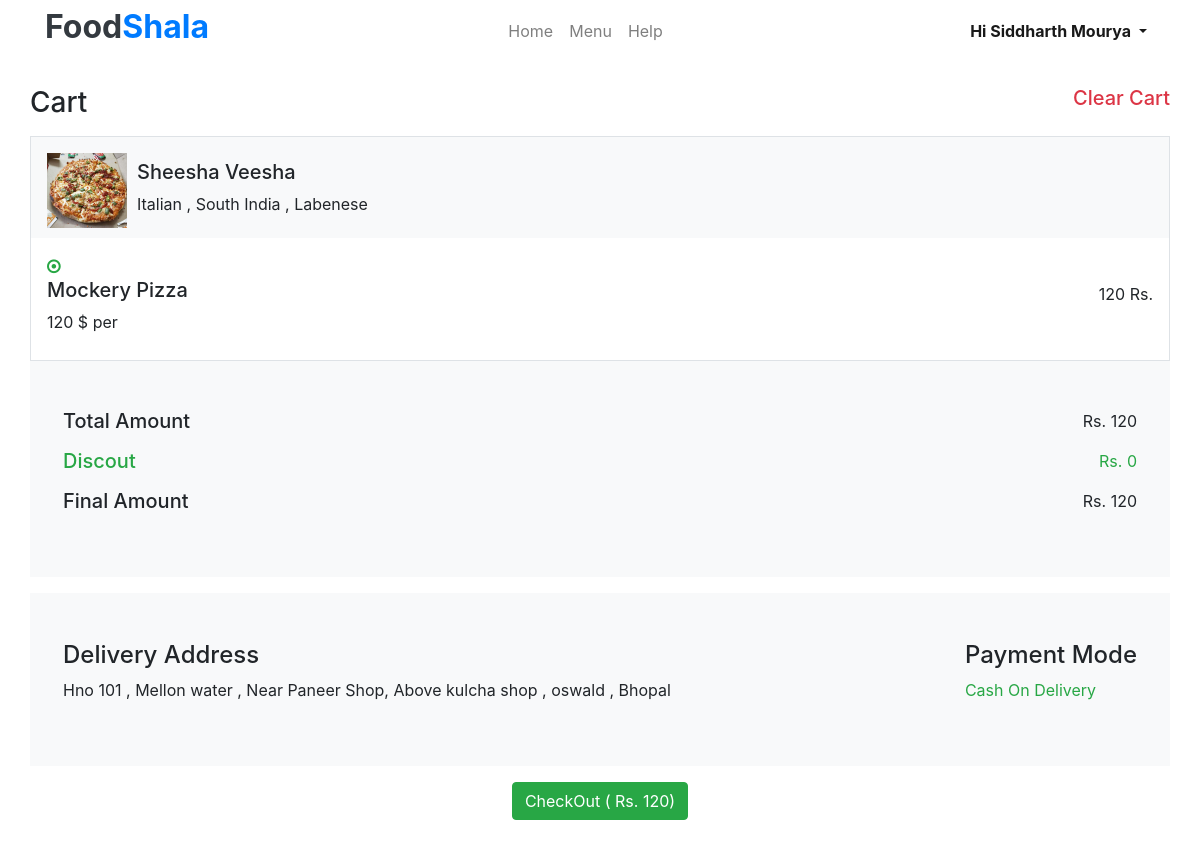
/cart.php?item-no=39&resid=10 (signed in), run on the app's committed database.
### tables this page shows
CREATE TABLE `restaurant` (
  `id` int(10) NOT NULL,
  `resname` text NOT NULL,
  `email` varchar(20) NOT NULL,
  `password` longtext NOT NULL,
  `address` longtext NOT NULL,
  `city` text NOT NULL
);

CREATE TABLE `menu` (
  `id` int(10) NOT NULL,
  `name` varchar(20) NOT NULL,
  `price` int(10) NOT NULL,
  `description` mediumtext NOT NULL,
  `resid` int(10) NOT NULL,
  `veg` text NOT NULL,
  `file` longtext NOT NULL
);

CREATE TABLE `customer` (
  `id` int(10) NOT NULL,
  `name` text NOT NULL,
  `phone` bigint(10) NOT NULL,
  `email` varchar(50) NOT NULL,
  `password` longtext NOT NULL,
  `city` text NOT NULL,
  `Address` varchar(100) NOT NULL,
  `item_id` int(10) NOT NULL,
  `resid` int(11) NOT NULL
);

### cart.php (the view, shortened to what this page needs)
<?php
   if(isset($_SESSION['restaurant']))
   {
        echo "<script> location.href='/foodorder/restaurant-admin.php'; </script>";
   }
   else if(isset($_SESSION['email'])){
?>
<!DOCTYPE html>
<html lang="en">
<head>
    <link rel="stylesheet" href="https://maxcdn.bootstrapcdn.com/bootstrap/4.5.2/css/bootstrap.min.css">
    <link rel="stylesheet" href="https://stackpath.bootstrapcdn.com/font-awesome/4.7.0/css/font-awesome.min.css">
     <link rel="stylesheet" href="css/general/general.css">
    <link rel="stylesheet" href="css/cart/cart.css">
    <link rel="stylesheet" href="css/homepage/swiper.min.css">
</head>
<body >
<?php
        $servername = "localhost";
        $username = "root";
        $password = "";
        $dbname = "foodshala";
        $conn = new mysqli($servername, $username, $password, $dbname);
        $resid = "";
        $item_id = "";
        $semail=$_SESSION['email'];
        if(isset($_GET['resid']))
        {
            $resid = $_GET['resid'];
            $sql = "UPDATE customer SET resid='$resid' WHERE email='$semail'";
            $conn->query($sql);
        }
        if(isset($_GET['item-no']))
        {
            $item_id = $_GET['item-no'];
            $sql = "UPDATE customer SET item_id='$item_id' WHERE email='$semail'";
            $conn->query($sql);
        }
?>
    <nav class="navbar navbar-fixed-top navbar-expand-md bg-white navbar-light d-flex align-items-baseline">
        <div class="container">
            <a class="h2 font-weight-bold text-dark" href="index.php">Food<span class="text-primary" >Shala</span></a>
            <div class="collapse navbar-collapse" id="collapsibleNavbar">
                <ul class="navbar-nav ml-auto">
                    <li class="nav-item">
                        <a class="nav-link" href="index.php">Home</a>
                    </li>
                    <li class="nav-item">
                        <a class="nav-link" href="searched.php">Menu</a>
                    </li>
                    <li class="nav-item">
                        <a class="nav-link" href="#">Help</a>
                    </li>
                </ul>
                <ul class="navbar-nav ml-auto nav-login">
                    <?php
                        if(isset($_SESSION['email']))
                        {
                    ?>
                         <li class="nav-item">
                            <div class="dropdown show">
                                <a class="nav-link font-weight-bold dropdown-toggle" href="#" role="button" id="dropdownMenuLink" data-toggle="dropdown" aria-haspopup="true" aria-expanded="false">
                                    Hi <?php echo $_SESSION['name'] ?>
                                </a>
                            </div>
                        </li>
                    <?php  } ?>
                </ul>
            </div>
        </div>
    </nav>
    <?php if($resid != "0" && $item_id!= "0")
    {   $item_name="";
        $veg="";
        $price="";
        $rname="";
        $caddress="";
        $sql = "SELECT * FROM menu where id='$item_id'";
        $result = $conn->query($sql);
        while($row = $result->fetch_assoc())
        {
            $veg = $row['veg'];
            $item_name = $row['name'];
            $price = $row['price'];
        }
        $sql = "SELECT * FROM restaurant where id='$resid'";
        $result = $conn->query($sql);
        while($row = $result->fetch_assoc())
        {
            $rname = $row['resname'];
        }
        $cemail = $_SESSION['email'];
        $sql = "SELECT * FROM customer where email='$cemail'";
        $result = $conn->query($sql);
        while($row = $result->fetch_assoc())
        {
            $caddress = $row['Address'];
        }
        ?>
    <div id="order" class="container">
        <div class="row pt-4 mb-2 justify-content-center">
           <h3 class="">Cart</h3>
           <h5 class="ml-auto "><a class="text-danger" href="cart.php?item-no=0&resid=0"> Clear Cart</a></h5>
        </div>
        <div class="row border ">
                <div class="col-md-12">
                    <div class="row bg-light d-flex flex-wrap justify-content-start align-items-center pt-3 pl-3 pr-3">
                        <img src="img/searched/si.jpg" alt="">
                        <div>
                            <h5><?php echo $rname ?></h5>
                            <p>Italian , South India , Labenese</p>
                        </div>
                    </div>
                    <div class="food-item-row row d-flex flex-wrap justify-content-between align-items-center pt-3 pl-3 pr-3">
                        <div>
                            <?php if($veg == 'Veg') { ?>
                                <i class="fa fa-dot-circle-o text-success" aria-hidden="true"></i>
                            <?php } else { ?>
                                <i class="fa fa-dot-circle-o text-danger" aria-hidden="true"></i>
                            <?php } ?>
                            <h5><?php echo $item_name ?></h5>
                            <p><?php echo $price ?> $ per</p>
                        </div>
                        <div class="counter-class d-flex align-items-baseline">
                            <p><?php echo $price ?> Rs.</p>
                        </div>
                    </div>
                </div>
        </div>
    </div>
    <div class="container bg-light p-4 mb-3">
        <div class="row d-flex p-4 flex-column">
            <div class="d-flex justify-content-between">
                <h5>Total Amount</h5>
                <p>Rs. <?php echo $price ?></p>
            </div>
            <div class="d-flex  text-success justify-content-between">
                <h5>Discout</h5>
                <p>Rs. 0</p>
            </div>
            <div class="d-flex justify-content-between">
                <h5>Final Amount</h5>
                <p>Rs. <?php echo $price ?></p>
            </div>
        </div>
    </div>
    <div id="delivery-address" class="container p-4 mb-3 bg-light">
        <div class="row p-4 d-flex justify-content-between">
            <div class="mr-4">
                <h4>Delivery Address</h4>
                <p><?php echo $caddress ?></p>
            </div>
            <div>
                <h4>Payment Mode</h4>
                <p class="text-success">Cash On Delivery</p>
            </div>
        </div>
    </div>
    <div class="container">
        <div class="d-flex justify-content-center">
            <a href="track.php?item-no=<?php echo $item_id ?>&resid=<?php echo $resid ?>" class="btn btn-success"> CheckOut (<span> Rs. <?php echo $price ?></span>) </a>
        </div>
    </div>
    <?php
    }
    ?>
<br><br><br>
</body>
</html>
<?php }
else{
    echo "<script> location.href='/foodorder/login.php'; </script>";
    exit;
} ?>

### css/cart/cart.css (style rules this page uses)
.food-item-row { margin-bottom: 10px; }
#order img { width: 80px; height: auto; margin-right: 10px; margin-bottom: 10px; }

### data on the page
restaurant: resname "Sheesha Veesha"
menu: name "Mockery Pizza", price "120"
customer: Address "Hno 101 , Mellon water , Near Paneer Shop, Above kulcha shop , oswald , Bhopal"

### other printed values
$_SESSION['name'] "Siddharth Mourya"
